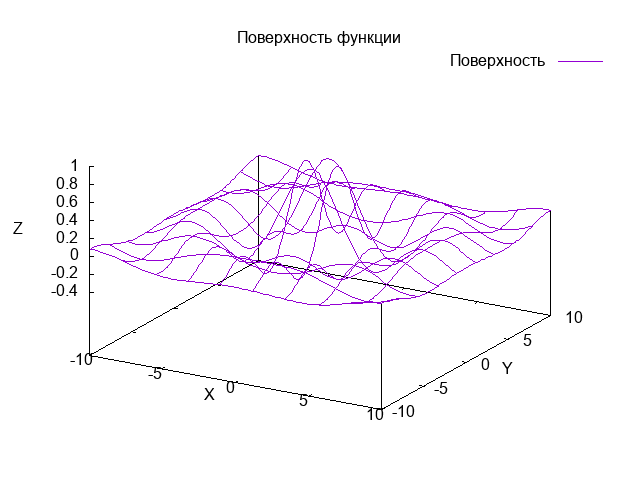

Write the gnuplot code that produced this figure.
set terminal png
set output 'surface.png'

set title 'Поверхность функции'

set xlabel 'X'
set ylabel 'Y'
set zlabel 'Z'

splot [-10:10] [-10:10] sin(sqrt(x**2 + y**2)) / sqrt(x**2 + y**2) with lines title 'Поверхность'